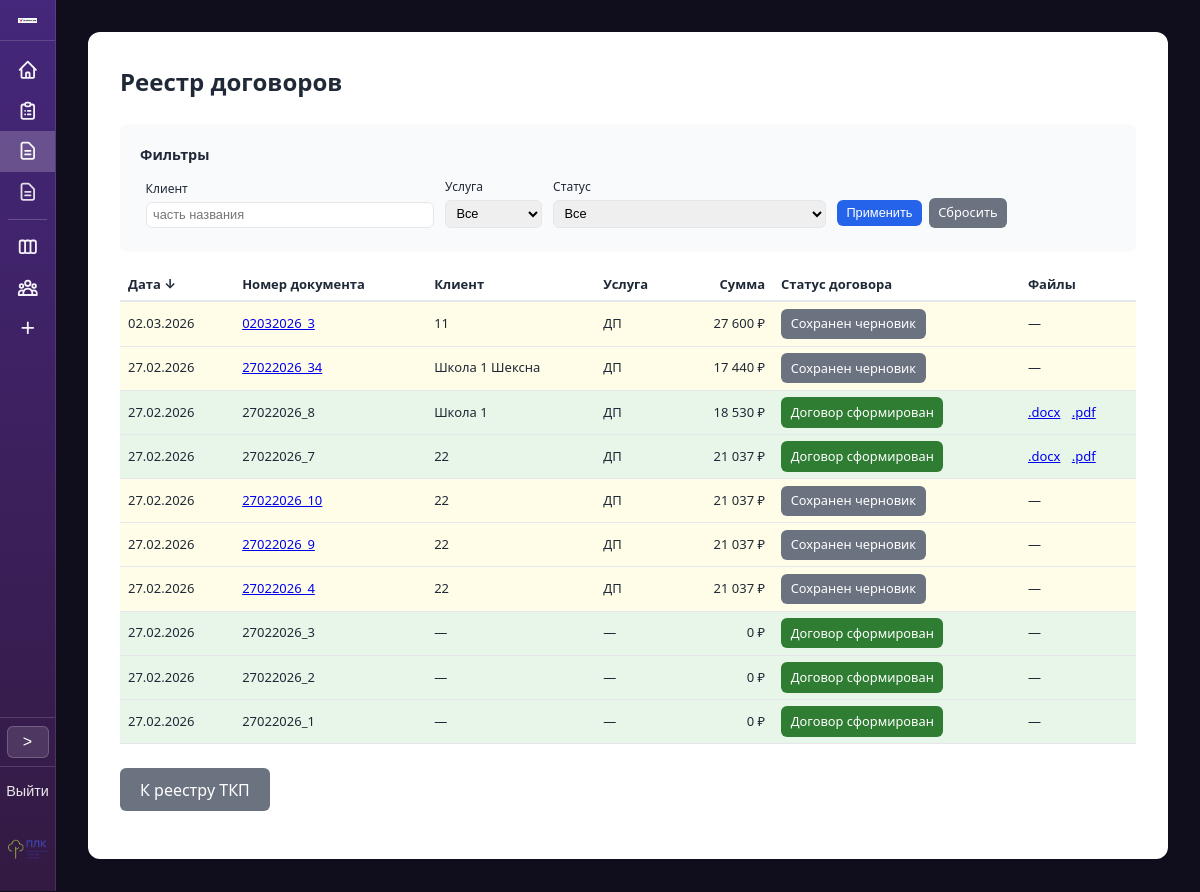
The app's page /contracts/ (signed in) with its own data.
### proposals/models.py (models this page shows, shortened)
class ContractRecord(models.Model):
    STATUS_DRAFT = 'draft'
    STATUS_FINAL = 'final'
    STATUS_CHOICES = [
        (STATUS_DRAFT, 'Черновик'),
        (STATUS_FINAL, 'Итоговый'),
    ]
    date = models.DateField('Дата договора')
    number = models.CharField('Номер договора', max_length=50, unique=True)
    status = models.CharField('Статус', max_length=20, choices=STATUS_CHOICES, default=STATUS_FINAL)
    tkp = models.ForeignKey(
        TKPRecord,
        on_delete=models.SET_NULL,
        null=True,
        blank=True,
        verbose_name='ТКП',
        related_name='contracts',
    )
    counterparty = models.ForeignKey(
        Counterparty,
        on_delete=models.SET_NULL,
        null=True,
        blank=True,
        verbose_name='Контрагент',
    )
    client = models.CharField('Клиент', max_length=500, blank=True)
    service = models.CharField('Услуга', max_length=255, blank=True)
    sum_total = models.DecimalField('Сумма', max_digits=15, decimal_places=2, default=0)
    docx_file = models.CharField('Файл DOCX', max_length=255, blank=True)
    pdf_file = models.CharField('Файл PDF', max_length=255, blank=True)
    contract_snapshot = models.JSONField('Снимок реквизитов', null=True, blank=True)
    created_at = models.DateTimeField('Создано', auto_now_add=True)
    class Meta:
        verbose_name = 'Запись договора'
        verbose_name_plural = 'Записи договоров'
        ordering = ['-created_at']

### proposals/views.py (the view)
# urls.py: path('contracts/', views.contract_table_view, name='contract_table'),
@login_required
@require_http_methods(['GET'])
def contract_table_view(request):
    records = ContractRecord.objects.select_related('tkp', 'counterparty')
    client = request.GET.get('client', '').strip()
    service = request.GET.get('service', '').strip()
    status_filter = request.GET.get('status', '').strip().lower()
    if client:
        records = records.filter(client__icontains=client)
    if service:
        records = records.filter(service=service)
    if status_filter == 'draft':
        records = records.filter(status=ContractRecord.STATUS_DRAFT)
    elif status_filter == 'final':
        records = records.filter(status=ContractRecord.STATUS_FINAL)
    sort_col = request.GET.get('sort', '').strip().lower()
    order = request.GET.get('order', 'desc').strip().lower()
    if order not in ('asc', 'desc'):
        order = 'desc'
    order_prefix = '' if order == 'asc' else '-'
    allowed_sort = {'date': 'date', 'number': 'number', 'client': 'client', 'service': 'service', 'sum_total': 'sum_total', 'status': 'status'}
    if sort_col in allowed_sort:
        field = allowed_sort[sort_col]
        if field == 'status':
            records = records.order_by(f'{order_prefix}status', '-date', '-created_at')
        else:
            records = records.order_by(f'{order_prefix}{field}', '-created_at')
    else:
        records = records.order_by('-date', '-created_at')
    services_list = list(ContractRecord.objects.values_list('service', flat=True).distinct().filter(service__isnull=False).exclude(service='').order_by('service'))
    context = {
        'records': records,
        'filters': {'client': client, 'service': service, 'status': status_filter},
        'services_list': services_list,
        'sort': sort_col or 'date',
        'order': order,
    }
    return render(request, 'proposals/contract_table.html', context)

### proposals/templatetags/proposal_filters.py (called while the page is built)
@register.filter
def format_price(value):
    if value is None:
        return ''
    try:
        s = str(int(value))
    except (ValueError, TypeError):
        return str(value)
    n = len(s)
    if n <= 3:
        return s
    r = n % 3 or 3
    result = s[:r]
    for i in range(r, n, 3):
        result += ' ' + s[i:i + 3]
    return result

### proposals/templates/proposals/contract_table.html (shortened to what this page needs)
{% extends "proposals/base.html" %}
{% load proposal_filters %}
{% block container_extra_class %}container--wide{% endblock %}
{% block content %}
<div style="overflow-x: auto;">
<h1>Реестр договоров</h1>
<form method="get" action="{% url 'proposals:contract_table' %}" class="summary" style="margin-bottom: 1rem;">
    <p style="margin: 0 0 0.5rem; font-weight: 600; font-size: 0.9rem;">Фильтры</p>
    <table class="table-filters" style="width: 100%; border-collapse: collapse; font-size: 0.8rem;">
        <tr>
            <td style="padding: 0.25rem 0.35rem; vertical-align: bottom;">
                <label for="id_client" style="font-size: 0.75rem;">Клиент</label>
                <input type="text" name="client" id="id_client" value="{{ filters.client }}" placeholder="часть названия" style="margin: 0; padding: 0.3rem 0.4rem; font-size: 0.8rem; width: 100%;">
            </td>
            <td style="padding: 0.25rem 0.35rem; vertical-align: bottom;">
                <label for="id_service" style="font-size: 0.75rem;">Услуга</label>
                <select name="service" id="id_service" style="margin: 0; padding: 0.3rem 0.4rem; font-size: 0.8rem; width: 100%;">
                    <option value="">Все</option>
                </select>
            </td>
            <td style="padding: 0.25rem 0.35rem; vertical-align: bottom;">
                <label for="id_status" style="font-size: 0.75rem;">Статус</label>
                <select name="status" id="id_status" style="margin: 0; padding: 0.3rem 0.4rem; font-size: 0.8rem; width: 100%;">
                    <option value="">Все</option>
                </select>
            </td>
            <td style="padding: 0.25rem 0.35rem; vertical-align: bottom; white-space: nowrap;">
                <button type="submit" class="btn btn-sm">Применить</button>
                <a href="{% url 'proposals:contract_table' %}" class="btn btn-secondary btn-sm" style="margin-left: 0.2rem;">Сбросить</a>
            </td>
        </tr>
    </table>
</form>
<table class="table-contract-list" style="width: 100%; border-collapse: collapse; margin-top: 1rem; font-size: 0.8125rem;">
    <thead>
        <tr style="border-bottom: 2px solid var(--border);">
            <th style="text-align: left; padding: 0.4rem 0.5rem;"><a href="?sort=date&order={% if sort == 'date' and order == 'asc' %}desc{% else %}asc{% endif %}" class="th-sort">Дата {% if sort == 'date' %}{% if order == 'asc' %}↑{% else %}↓{% endif %}{% endif %}</a></th>
            <th style="text-align: left; padding: 0.4rem 0.5rem;"><a href="?sort=number&order={% if sort == 'number' and order == 'asc' %}desc{% else %}asc{% endif %}" class="th-sort">Номер документа </a></th>
            <th style="text-align: left; padding: 0.4rem 0.5rem;"><a href="?sort=client&order={% if sort == 'client' and order == 'asc' %}desc{% else %}asc{% endif %}" class="th-sort">Клиент </a></th>
            <th style="text-align: left; padding: 0.4rem 0.5rem;"><a href="?sort=service&order={% if sort == 'service' and order == 'asc' %}desc{% else %}asc{% endif %}" class="th-sort">Услуга </a></th>
            <th style="text-align: right; padding: 0.4rem 0.5rem;"><a href="?sort=sum_total&order={% if sort == 'sum_total' and order == 'asc' %}desc{% else %}asc{% endif %}" class="th-sort">Сумма </a></th>
            <th style="text-align: left; padding: 0.4rem 0.5rem;"><a href="?sort=status&order={% if sort == 'status' and order == 'asc' %}desc{% else %}asc{% endif %}" class="th-sort">Статус договора </a></th>
            <th style="text-align: left; padding: 0.4rem 0.5rem;">Файлы</th>
        </tr>
    </thead>
    <tbody>
        {% for r in records %}
        <tr style="border-bottom: 1px solid var(--border);" class="{% if r.status == 'draft' %}contract-row-draft{% else %}contract-row-with-contract{% endif %}">
            <td style="padding: 0.4rem 0.5rem;">{{ r.date|date:"d.m.Y" }}</td>
            <td style="padding: 0.4rem 0.5rem;">
                {% if r.status == 'draft' and r.tkp_id %}
                <a href="{% url 'proposals:contract_form' r.tkp_id %}?contract_draft_id={{ r.pk }}">{{ r.number }}</a>
                {% else %}
                {{ r.number }}
                {% endif %}
            </td>
            <td style="padding: 0.4rem 0.5rem;">{{ r.client|default:"—" }}</td>
            <td style="padding: 0.4rem 0.5rem;">{{ r.service|default:"—" }}</td>
            <td style="padding: 0.4rem 0.5rem; text-align: right;">{{ r.sum_total|format_price }} ₽</td>
            <td style="padding: 0.4rem 0.5rem;">
                {% if r.status == 'draft' %}
                <a href="#" class="btn btn-sm btn-contract-draft btn-contract-card-trigger" data-contract-card="{% url 'proposals:contract_card' r.pk %}">Сохранен черновик</a>
                {% else %}
                <a href="#" class="btn btn-sm btn-contract-done btn-contract-card-trigger" data-contract-card="{% url 'proposals:contract_card' r.pk %}">Договор сформирован</a>
                {% endif %}
            </td>
            <td style="padding: 0.4rem 0.5rem;">
                {% if r.docx_file and r.pdf_file %}
                <a href="{% url 'proposals:contract_download' r.pk 'docx' %}" class="table-file-link">.docx</a>
                <a href="{% url 'proposals:contract_download' r.pk 'pdf' %}" class="table-file-link">.pdf</a>
                {% else %}
                —
                {% endif %}
            </td>
        </tr>
        {% empty %}
        <tr>
            <td colspan="8" style="padding: 0.75rem; color: var(--text-muted); font-size: 0.8125rem;">Нет договоров</td>
        </tr>
        {% endfor %}
    </tbody>
</table>
<p style="margin-top: 1.5rem;">
    <a href="{% url 'proposals:table' %}" class="btn btn-secondary">К реестру ТКП</a>
</p>
</div>
{% endblock %}

### proposals/templates/proposals/base.html (style rules this page uses)
:root { --bg: #100E1C; --card: #fff; --primary: #2563eb; --primary-hover: #1d4ed8; --text: #1f2937; --text-muted: #6b7280; --border: #e5e7eb; --success: #059669; --sidebar-w: 56px; --sidebar-w-expanded: 248px; --sidebar-gradient: linear-gradient(180deg, #45277B 0%, #331A42 100%); }
* { box-sizing: border-box; }
body { font-family: system-ui, -apple-system, sans-serif; background: var(--bg); color: var(--text); margin: 0; line-height: 1.5; }
h1 { font-size: 1.5rem; margin: 0 0 1.5rem; color: var(--text); }
label { display: block; font-weight: 500; margin-bottom: 0.25rem; color: var(--text); }
input, select, textarea { width: 100%; padding: 0.5rem 0.75rem; border: 1px solid var(--border); border-radius: 6px; font-size: 1rem; margin-bottom: 1rem; }
button, .btn { display: inline-block; padding: 0.6rem 1.25rem; background: var(--primary); color: white; border: none; border-radius: 6px; font-size: 1rem; cursor: pointer; text-decoration: none; }
.btn-secondary { background: var(--text-muted); }
.summary { background: #f9fafb; border-radius: 8px; padding: 1.25rem; margin-bottom: 1.5rem; }

### proposals/templates/proposals/contract_table.html (style rules this page uses)
.th-sort { color: inherit; text-decoration: none; }
.table-file-link { margin-right: 0.5rem; }
.table-file-link:last-of-type { margin-right: 0; }
.contract-row-draft { background-color: #fffde7; }
.contract-row-with-contract { background-color: #e8f5e9; }
.btn-contract-done { background-color: #2e7d32; color: #fff; border-color: #2e7d32; }
.btn-contract-draft { background-color: #6b7280; color: #fff; border-color: #6b7280; }
.btn-sm { padding: 0.35rem 0.6rem; font-size: 0.8rem; }

### records on screen
ContractRecord: date "02.03.2026", number "02032026_3", client "11", service "ДП", sum_total "27 600", status "Сохранен черновик"
ContractRecord: date "27.02.2026", number "27022026_34", client "Школа 1 Шексна", service "ДП", sum_total "17 440", status "Сохранен черновик"
ContractRecord: date "27.02.2026", number "27022026_8", client "Школа 1", service "ДП", sum_total "18 530", status "Договор сформирован", docx_file ".docx"
ContractRecord: date "27.02.2026", number "27022026_7", client "22", service "ДП", sum_total "21 037", status "Договор сформирован", docx_file ".docx"
ContractRecord: date "27.02.2026", number "27022026_10", client "22", service "ДП", sum_total "21 037", status "Сохранен черновик"
ContractRecord: date "27.02.2026", number "27022026_9", client "22", service "ДП", sum_total "21 037", status "Сохранен черновик"
ContractRecord: date "27.02.2026", number "27022026_4", client "22", service "ДП", sum_total "21 037", status "Сохранен черновик"
ContractRecord: date "27.02.2026", number "27022026_3", client "—", service "—", sum_total "0", status "Договор сформирован"
ContractRecord: date "27.02.2026", number "27022026_2", client "—", service "—", sum_total "0", status "Договор сформирован"
ContractRecord: date "27.02.2026", number "27022026_1", client "—", service "—", sum_total "0", status "Договор сформирован"
